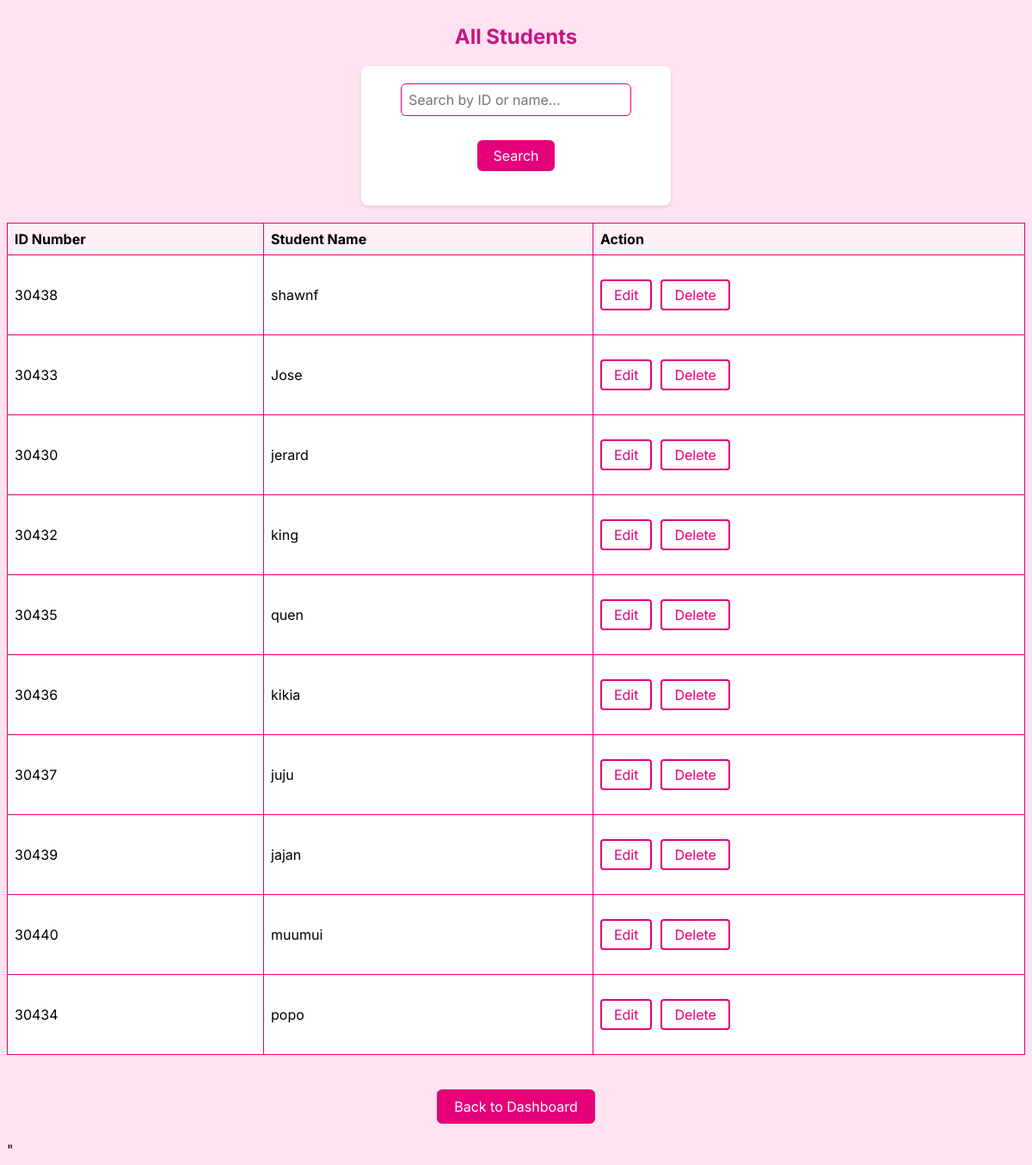
The app's page /attendance/students/ (signed in), older data.
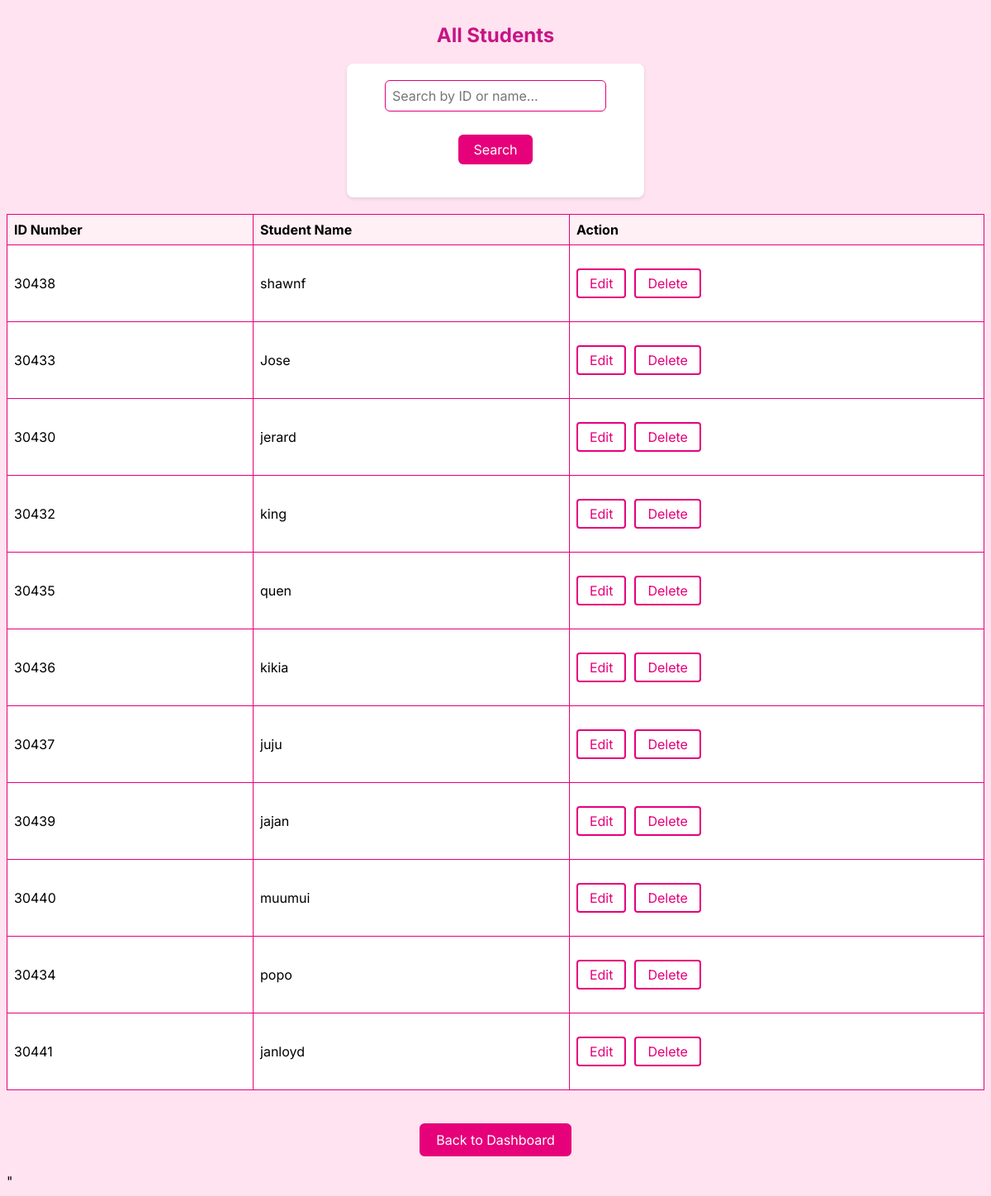
The same page, newer data.
### attendance/models.py (models this page shows, shortened)
class Attendee(models.Model):
    barcode_id = models.CharField(max_length=100, unique=True)
    name = models.CharField(max_length=200)

### attendance/views.py (the view)
# urls.py: path('students/', views.students_list, name='students_list'),
@login_required
def students_list(request):
    query = request.GET.get('q', '')
    if query:
        students = Attendee.objects.filter(
            Q(barcode_id__icontains=query) | Q(name__icontains=query)
        )
    else:
        students = Attendee.objects.all()
    return render(request, 'students_list.html', {'students': students})

### attendance/templates/students_list.html (shortened to what this page needs)
{% extends 'base.html' %}
{% block content %}
<h2>All Students</h2>
<form method="get" action="" style="margin-bottom: 20px; display: flex; gap: 8px; align-items: center;">
    <input type="text" name="q" placeholder="Search by ID or name..." value="{{ request.GET.q|default_if_none:'' }}" style="padding:8px; border-radius:6px; border:1px solid #e6007a; width: 250px;">
    <button type="submit" style="background:#e6007a; color:#fff; border:none; padding:8px 18px; border-radius:6px; cursor:pointer;">Search</button>
</form>
<table style="width:100%; border-collapse:collapse; background:#fff;">
    <thead>
        <tr style="background:#ffe3f0;">
            <th style="padding:8px; border:1px solid #e6007a;">ID Number</th>
            <th style="padding:8px; border:1px solid #e6007a;">Student Name</th>
            <th style="padding:8px; border:1px solid #e6007a;">Action</th>
        </tr>
    </thead>
    <tbody>
        {% for student in students %}
<tr>
    <td style="padding:8px; border:1px solid #e6007a; vertical-align: middle;">{{ student.barcode_id }}</td>
    <td style="padding:8px; border:1px solid #e6007a; vertical-align: middle;">{{ student.name }}</td>
    <td style="padding:8px; border:1px solid #e6007a; vertical-align: middle;">
        <div style="display: flex; gap: 10px; align-items: center;">
            <a href="{% url 'edit_student' student.id %}">
                <button type="button" style="background:#fff; color:#e6007a; border:2px solid #e6007a; padding:6px 14px; border-radius:4px; cursor:pointer;">Edit</button>
            </a>
            <form method="post" action="{% url 'delete_student' student.id %}" style="display:inline; margin:0;">
                <button type="submit" style="background:#fff; color:#e6007a; border:2px solid #e6007a; padding:6px 14px; border-radius:4px; cursor:pointer;"
                    onclick="return confirm('Are you sure you want to delete this student?');">
                    Delete
                </button>
            </form>
        </div>
    </td>
</tr>
        {% endfor %}
    </tbody>
</table>
<a href="{% url 'dashboard' %}">
    <button type="button" style="background:#e6007a; color:#fff; border:2px solid #e6007a; padding:8px 18px; border-radius:6px; cursor:pointer; margin-top:20px;">
        Back to Dashboard
    </button>
</a>
{% endblock %}

Row changes from the older to the newer data that the page shows:
added Attendee: barcode_id "30441", name "janloyd"
